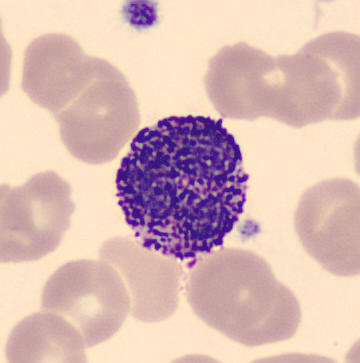
#> input picture dataset/basophil/BA_101381.jpg, 360 x 363 px; its folder holds only this picture in this run
$ jupyter execute phase2_eda.ipynb   (older library calls are emulated)
#> lines starting #> are read from the running program, lines starting #| are printed output that depends on the picture; long printed decimals are rounded
[cell 1]
import os
from PIL import Image
import numpy as np
import pandas as pd
import matplotlib.pyplot as plt

[cell 2]
dataset_path="../dataset"

[cell 3]
classes = sorted(os.listdir(dataset_path))

print(classes)

[cell 4]
import random

fig, axes = plt.subplots(len(classes), 5, figsize=(15, 15))

for row, cls in enumerate(classes):

    folder = os.path.join(dataset_path, cls)

    image_files = [
        f for f in os.listdir(folder)
        if f.lower().endswith((".jpg", ".jpeg", ".png"))
    ]

    images = random.sample(image_files, min(5, len(image_files)))

    for col, image in enumerate(images):

        img = Image.open(os.path.join(folder, image))
#> img is the input picture: PIL image 360x363 RGB; mean R, G, B 216.9, 185.3, 180.2

        axes[row][col].imshow(img)
        axes[row][col].axis("off")

        if col == 0:
            axes[row][col].set_ylabel(cls, fontsize=12)
#> pass 2 of the loop `for row, cls in enumerate(classes):`:
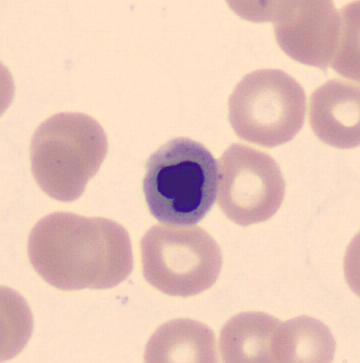
#> input picture dataset/erythroblast/ERB_129181.jpg, 360 x 363 px
#> img is the input picture: PIL image 360x363 RGB; mean R, G, B 232.8, 200.3, 186.8

plt.tight_layout()
plt.show()
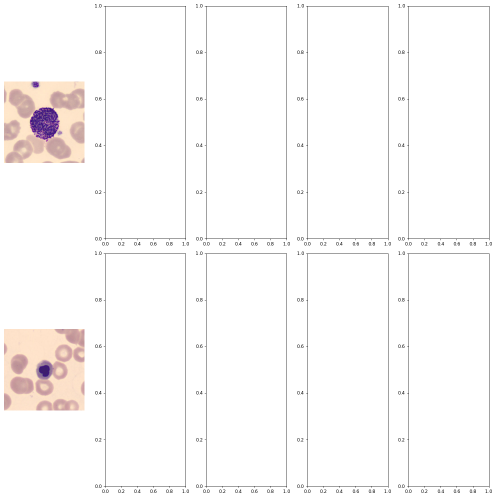
#> figure drawn by matplotlib, 2 panels

[cell 5]
print(classes)
print(len(classes))

[cell 6]
from collections import Counter

size_counter = Counter()

for cls in classes:

    folder = os.path.join(dataset_path, cls)

    for image in os.listdir(folder):

        if image.lower().endswith((".jpg", ".jpeg", ".png")):

            img = Image.open(os.path.join(folder, image))

            size_counter[img.size] += 1
#> pass 2 of the loop `for cls in classes:`:

size_counter
#> Out = {(360, 363): 2}

[cell 7]
sizes = list(size_counter.keys())
#> sizes = [(360, 363)]
counts = list(size_counter.values())
#> counts = [2]

labels = [f"{w}×{h}" for w, h in sizes]
#> labels = ['360×363']

plt.figure(figsize=(8,5))

plt.bar(labels, counts)

plt.title("Image Size Distribution")

plt.xlabel("Resolution")

plt.ylabel("Number of Images")

plt.show()
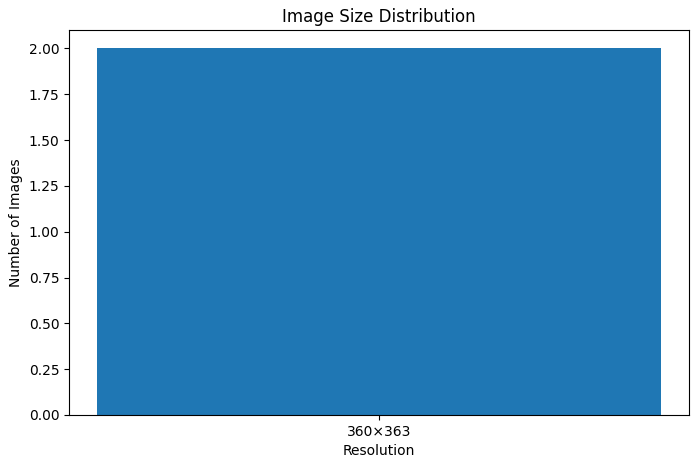
#> figure drawn by matplotlib, 1 panel

[cell 8]
sample_path = os.path.join(
    dataset_path,
    classes[0],
    os.listdir(os.path.join(dataset_path, classes[0]))[0]
)

img = np.array(Image.open(sample_path))

[cell 9]
plt.figure(figsize=(10,4))

colors = ("red", "green", "blue")

for i, color in enumerate(colors):
    plt.hist(
        img[:, :, i].ravel(),
        bins=256,
        color=color,
        alpha=0.5,
        label=color
    )

plt.legend()
plt.title("RGB Histogram")
plt.xlabel("Pixel Intensity")
plt.ylabel("Frequency")

plt.show()
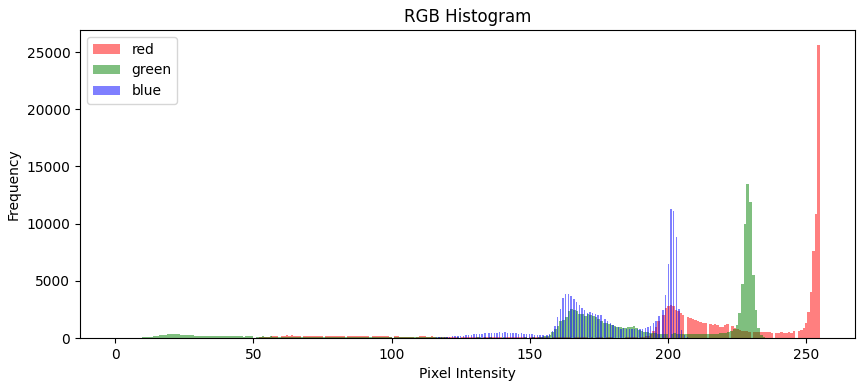
#> figure drawn by matplotlib, 1 panel; tallest bar 25644 high, from x = 254.1 to 255; tallest bar 13425 high, from x = 228.4 to 229.4; tallest bar 11305 high, from x = 200.9 to 201.4

[cell 10]
import numpy as np
from PIL import Image

mean = np.zeros(3)
std = np.zeros(3)
total_pixels = 0

for cls in classes:
    folder = os.path.join(dataset_path, cls)

    for file in os.listdir(folder):
        if file.lower().endswith((".jpg", ".jpeg", ".png")):

            img = Image.open(os.path.join(folder, file))
            img = img.resize((224, 224))
#> img: PIL image 224x224 RGB
            img = np.array(img) / 255.0
#> img: shape (224, 224, 3) float64

            pixels = img.reshape(-1, 3)

            mean += pixels.sum(axis=0)
#> mean = [42675.3, 36470.7, 35458.5]
            total_pixels += pixels.shape[0]
#> total_pixels = 50176
#> pass 2 of the loop `for cls in classes:`:
#> `mean += pixels.sum(axis=0)`: mean = [88492.7, 75892.6, 72215.7]

mean /= total_pixels
#> mean = [0.882, 0.756, 0.72]

print("Dataset Mean:", mean)
#| Dataset Mean: [0.8818 0.7563 0.7196]

[cell 11]
std = np.zeros(3)

for cls in classes:
    folder = os.path.join(dataset_path, cls)

    for file in os.listdir(folder):
        if file.lower().endswith((".jpg", ".jpeg", ".png")):

            img = Image.open(os.path.join(folder, file))
            img = img.resize((224, 224))
            img = np.array(img) / 255.0

            pixels = img.reshape(-1, 3)

            std += ((pixels - mean) ** 2).sum(axis=0)
#> std = [1808.6, 2351.1, 336.6]
#> pass 2 of the loop `for cls in classes:`:
#> `std += ((pixels - mean) ** 2).sum(axis=0)`: std = [2641.1, 3437.5, 633.2]

std = np.sqrt(std / total_pixels)
#> std = [0.162, 0.185, 0.0794]

print("Dataset Std:", std)
#| Dataset Std: [0.1622 0.1851 0.07943]

[cell 12]
brightness = []

for cls in classes:
    folder = os.path.join(dataset_path, cls)

    for file in os.listdir(folder):

        if file.lower().endswith((".jpg",".jpeg",".png")):

            img = Image.open(os.path.join(folder,file))
            gray = np.array(img.convert("L"))
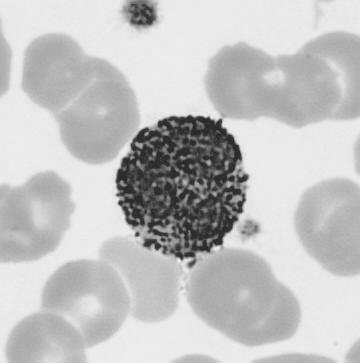
#> gray: shape (363, 360); min 31, max 242, mean 194.2

            brightness.append(gray.mean())
#> pass 2 of the loop `for cls in classes:`:
#> `gray = np.array(img.convert("L"))`:
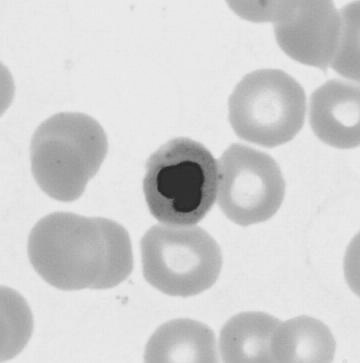
#> gray: shape (363, 360); min 36, max 238, mean 208.6

plt.figure(figsize=(8,4))
plt.hist(brightness, bins=50)
plt.title("Brightness Distribution")
plt.xlabel("Brightness")
plt.ylabel("Images")
plt.show()
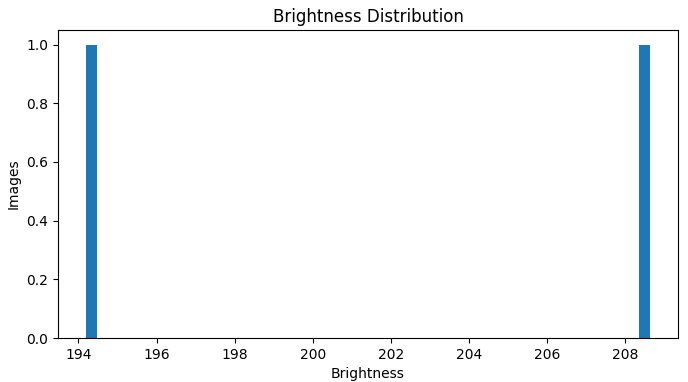
#> figure drawn by matplotlib, 1 panel

[cell 13]
contrast = []

for cls in classes:
    folder = os.path.join(dataset_path, cls)

    for file in os.listdir(folder):

        if file.lower().endswith((".jpg",".jpeg",".png")):

            img = Image.open(os.path.join(folder,file))
            gray = np.array(img.convert("L"))

            contrast.append(gray.std())
#> pass 2 of the loop `for cls in classes:`:

plt.figure(figsize=(8,4))
plt.hist(contrast, bins=50)

plt.title("Contrast Distribution")
plt.xlabel("Contrast")
plt.ylabel("Images")

plt.show()

[cell 14]
import cv2

blur = []

for cls in classes:

    folder = os.path.join(dataset_path, cls)

    for file in os.listdir(folder):

        if file.lower().endswith((".jpg",".jpeg",".png")):

            img = cv2.imread(os.path.join(folder,file))
#> img: shape (363, 360, 3)

            gray = cv2.cvtColor(img, cv2.COLOR_BGR2GRAY)

            score = cv2.Laplacian(gray, cv2.CV_64F).var()
#> score = 93.32

            blur.append(score)
#> pass 2 of the loop `for cls in classes:`:
#> score = 11.85

plt.figure(figsize=(8,4))

plt.hist(blur, bins=50)

plt.title("Blur Score Distribution")

plt.xlabel("Variance of Laplacian")

plt.ylabel("Images")

plt.show()
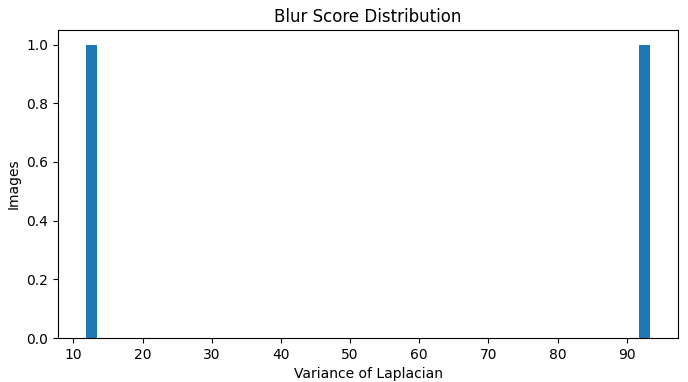
#> figure drawn by matplotlib, 1 panel
